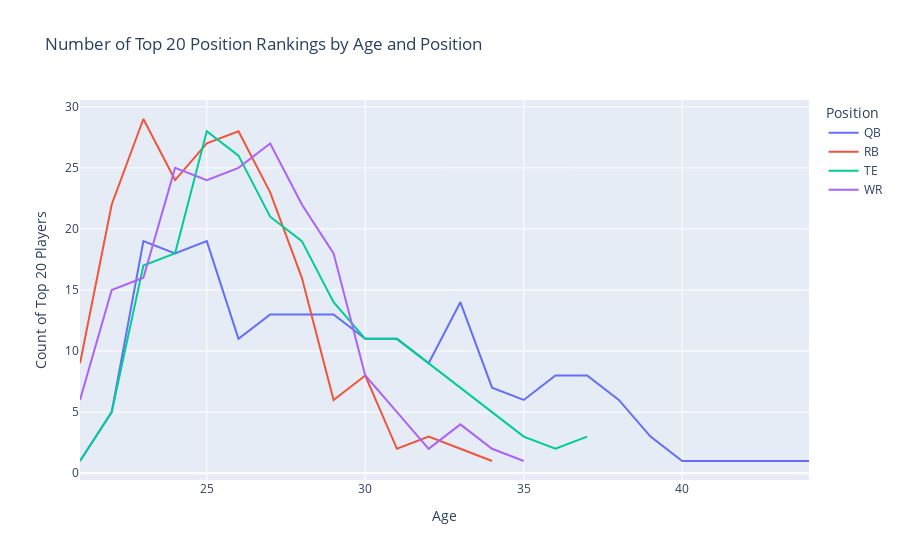

The notebook cell this image was saved under:
### Code cell
## Line plot of count on top 20 players at each position by Age (line by position)
# Groupby on Data
top_20_pos_rk_players = fantasy_df[fantasy_df['Fantasy_PosRank'] <= 20]
age_pos_count_gb = top_20_pos_rk_players.groupby(['Age','Position']).count().reset_index()

# Plotly
posrnk_age_count_plot_px = px.line(age_pos_count_gb, x="Age", y="Rank", color='Position', title='Number of Top 20 Position Rankings by Age and Position')
posrnk_age_count_plot_px.update_layout(
                   xaxis_title='Age',
                   yaxis_title='Count of Top 20 Players')
plot_filename='plots/top20_player_count_by_age_position.html'
posrnk_age_count_plot_px.write_html(plot_filename)
posrnk_age_count_plot_px.show()

### Figure 1 — Plotly figure (JSON) as saved in the notebook; plotly's stock layout.template omitted (floating-point values rounded to 4 significant figures)
{"data": [{"hovertemplate": "Position=QB<br>Age=%{x}<br>Rank=%{y}<extra></extra>", "legendgroup": "QB", "line": {"color": "#636efa", "dash": "solid"}, "marker": {"symbol": "circle"}, "mode": "lines", "name": "QB", "orientation": "v", "showlegend": true, "type": "scatter", "x": [21, 22, 23, 24, 25, 26, 27, 28, 29, 30, 31, 32, 33, 34, 35, 36, 37, 38, 39, 40, 41, 42, 43, 44], "xaxis": "x", "y": [1, 5, 19, 18, 19, 11, 13, 13, 13, 11, 11, 9, 14, 7, 6, 8, 8, 6, 3, 1, 1, 1, 1, 1], "yaxis": "y"}, {"hovertemplate": "Position=RB<br>Age=%{x}<br>Rank=%{y}<extra></extra>", "legendgroup": "RB", "line": {"color": "#EF553B", "dash": "solid"}, "marker": {"symbol": "circle"}, "mode": "lines", "name": "RB", "orientation": "v", "showlegend": true, "type": "scatter", "x": [21, 22, 23, 24, 25, 26, 27, 28, 29, 30, 31, 32, 33, 34], "xaxis": "x", "y": [9, 22, 29, 24, 27, 28, 23, 16, 6, 8, 2, 3, 2, 1], "yaxis": "y"}, {"hovertemplate": "Position=TE<br>Age=%{x}<br>Rank=%{y}<extra></extra>", "legendgroup": "TE", "line": {"color": "#00cc96", "dash": "solid"}, "marker": {"symbol": "circle"}, "mode": "lines", "name": "TE", "orientation": "v", "showlegend": true, "type": "scatter", "x": [21, 22, 23, 24, 25, 26, 27, 28, 29, 30, 31, 32, 33, 34, 35, 36, 37], "xaxis": "x", "y": [1, 5, 17, 18, 28, 26, 21, 19, 14, 11, 11, 9, 7, 5, 3, 2, 3], "yaxis": "y"}, {"hovertemplate": "Position=WR<br>Age=%{x}<br>Rank=%{y}<extra></extra>", "legendgroup": "WR", "line": {"color": "#ab63fa", "dash": "solid"}, "marker": {"symbol": "circle"}, "mode": "lines", "name": "WR", "orientation": "v", "showlegend": true, "type": "scatter", "x": [21, 22, 23, 24, 25, 26, 27, 28, 29, 30, 31, 32, 33, 34, 35], "xaxis": "x", "y": [6, 15, 16, 25, 24, 25, 27, 22, 18, 8, 5, 2, 4, 2, 1], "yaxis": "y"}], "layout": {"legend": {"title": {"text": "Position"}, "tracegroupgap": 0}, "title": {"text": "Number of Top 20 Position Rankings by Age and Position"}, "xaxis": {"anchor": "y", "domain": [0, 1], "title": {"text": "Age"}}, "yaxis": {"anchor": "x", "domain": [0, 1], "title": {"text": "Count of Top 20 Players"}}}}
